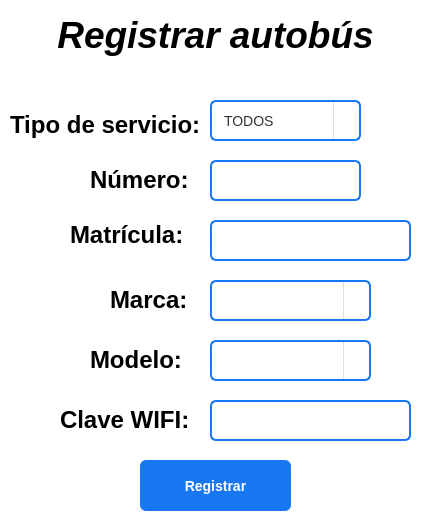
<?xml version="1.0" encoding="UTF-8"?>
<ui version="4.0">
 <class>Dialog</class>
 <widget class="QDialog" name="Dialog">
  <property name="geometry">
   <rect>
    <x>0</x>
    <y>0</y>
    <width>429</width>
    <height>532</height>
   </rect>
  </property>
  <property name="windowTitle">
   <string>Dialog</string>
  </property>
  <property name="styleSheet">
   <string notr="true">background-color: rgb(255, 255, 255);</string>
  </property>
  <widget class="QLabel" name="label_estatico_titulo">
   <property name="geometry">
    <rect>
     <x>50</x>
     <y>10</y>
     <width>331</width>
     <height>51</height>
    </rect>
   </property>
   <property name="text">
    <string>&lt;html&gt;&lt;head/&gt;&lt;body&gt;&lt;p align=&quot;center&quot;&gt;&lt;span style=&quot; font-size:28pt; font-weight:700; font-style:italic;&quot;&gt;Registrar autobús&lt;/span&gt;&lt;/p&gt;&lt;/body&gt;&lt;/html&gt;</string>
   </property>
  </widget>
  <widget class="QLabel" name="label_estatico_numerodeautobus">
   <property name="geometry">
    <rect>
     <x>90</x>
     <y>150</y>
     <width>121</width>
     <height>61</height>
    </rect>
   </property>
   <property name="text">
    <string>&lt;html&gt;&lt;head/&gt;&lt;body&gt;&lt;p&gt;&lt;span style=&quot; font-size:18pt; font-weight:700;&quot;&gt;Número:&lt;/span&gt;&lt;/p&gt;&lt;/body&gt;&lt;/html&gt;</string>
   </property>
  </widget>
  <widget class="QLabel" name="label_estatico_marca">
   <property name="geometry">
    <rect>
     <x>110</x>
     <y>270</y>
     <width>91</width>
     <height>61</height>
    </rect>
   </property>
   <property name="text">
    <string>&lt;html&gt;&lt;head/&gt;&lt;body&gt;&lt;p&gt;&lt;span style=&quot; font-size:18pt; font-weight:700;&quot;&gt;Marca:&lt;/span&gt;&lt;/p&gt;&lt;/body&gt;&lt;/html&gt;</string>
   </property>
  </widget>
  <widget class="QLabel" name="label_estatico_titulo_4">
   <property name="geometry">
    <rect>
     <x>90</x>
     <y>330</y>
     <width>101</width>
     <height>61</height>
    </rect>
   </property>
   <property name="text">
    <string>&lt;html&gt;&lt;head/&gt;&lt;body&gt;&lt;p&gt;&lt;span style=&quot; font-size:18pt; font-weight:700;&quot;&gt;Modelo:&lt;/span&gt;&lt;/p&gt;&lt;/body&gt;&lt;/html&gt;</string>
   </property>
  </widget>
  <widget class="QLabel" name="label_estatico_matricula">
   <property name="geometry">
    <rect>
     <x>70</x>
     <y>210</y>
     <width>121</width>
     <height>51</height>
    </rect>
   </property>
   <property name="text">
    <string>&lt;html&gt;&lt;head/&gt;&lt;body&gt;&lt;p&gt;&lt;span style=&quot; font-size:18pt; font-weight:700;&quot;&gt;Matrícula:&lt;/span&gt;&lt;/p&gt;&lt;/body&gt;&lt;/html&gt;</string>
   </property>
  </widget>
  <widget class="QLabel" name="label_estatico_tipoAutobus">
   <property name="geometry">
    <rect>
     <x>10</x>
     <y>100</y>
     <width>201</width>
     <height>51</height>
    </rect>
   </property>
   <property name="text">
    <string>&lt;html&gt;&lt;head/&gt;&lt;body&gt;&lt;p&gt;&lt;span style=&quot; font-size:18pt; font-weight:700;&quot;&gt;Tipo de servicio:&lt;/span&gt;&lt;/p&gt;&lt;/body&gt;&lt;/html&gt;</string>
   </property>
  </widget>
  <widget class="QLabel" name="label_estatico_titulo_7">
   <property name="geometry">
    <rect>
     <x>60</x>
     <y>390</y>
     <width>131</width>
     <height>61</height>
    </rect>
   </property>
   <property name="text">
    <string>&lt;html&gt;&lt;head/&gt;&lt;body&gt;&lt;p&gt;&lt;span style=&quot; font-size:18pt; font-weight:700;&quot;&gt;Clave WIFI:&lt;/span&gt;&lt;/p&gt;&lt;/body&gt;&lt;/html&gt;</string>
   </property>
  </widget>
  <widget class="QPushButton" name="boton_registrarAutobus">
   <property name="geometry">
    <rect>
     <x>140</x>
     <y>460</y>
     <width>151</width>
     <height>51</height>
    </rect>
   </property>
   <property name="styleSheet">
    <string notr="true">QPushButton {
    background-color: #1877f2;  /* Azul de Facebook */
    color: white;
    font-weight: bold;
    border: none;
    padding: 8px 16px;
    border-radius: 6px;
    font-size: 14px;
}

QPushButton:hover {
    background-color: #166fe5;  /* Azul más oscuro al hacer hover */
}

QPushButton:pressed {
    background-color: #145dbf;  /* Azul aún más oscuro al presionar */
}</string>
   </property>
   <property name="text">
    <string>Registrar</string>
   </property>
  </widget>
  <widget class="QComboBox" name="comboBox_tiposdeautobus">
   <property name="geometry">
    <rect>
     <x>210</x>
     <y>100</y>
     <width>151</width>
     <height>41</height>
    </rect>
   </property>
   <property name="styleSheet">
    <string notr="true">QComboBox {
    border: 2px solid #1877f2;  /* Borde azul de Facebook */
    border-radius: 6px;
    padding: 8px 12px;
    font-size: 14px;
    background-color: white;
    color: #333333;
    min-width: 100px;
}

QComboBox:hover {
    border: 2px solid #166fe5;  /* Azul más oscuro al hacer hover */
}

QComboBox:focus {
    border: 2px solid #1877f2;
    background-color: #f8f9fa;  /* Fondo ligeramente más claro al enfocar */
}

QComboBox::drop-down {
    subcontrol-origin: padding;
    subcontrol-position: top right;
    width: 25px;
    border-left: 1px solid #dddfe2;
    border-top-right-radius: 4px;
    border-bottom-right-radius: 4px;
}

QComboBox::down-arrow {
    image: none;
    border-left: 4px solid transparent;
    border-right: 4px solid transparent;
    border-top: 4px solid #1877f2;
    width: 0px;
    height: 0px;
}

QComboBox::down-arrow:hover {
    border-top: 4px solid #166fe5;
}

QComboBox QAbstractItemView {
    border: 2px solid #1877f2;
    border-radius: 6px;
    background-color: white;
    selection-background-color: #1877f2;
    selection-color: white;
    outline: none;
}

QComboBox QAbstractItemView::item {
    padding: 8px 12px;
    border: none;
}

QComboBox QAbstractItemView::item:hover {
    background-color: #f0f2f5;
}

QComboBox QAbstractItemView::item:selected {
    background-color: #1877f2;
    color: white;
    font-weight: bold;
}

QComboBox:disabled {
    border: 2px solid #cccccc;
    background-color: #f5f5f5;
    color: #999999;
}

QComboBox::down-arrow:disabled {
    border-top: 4px solid #cccccc;
}</string>
   </property>
   <item>
    <property name="text">
     <string>TODOS</string>
    </property>
   </item>
   <item>
    <property name="text">
     <string>PLUS</string>
    </property>
   </item>
   <item>
    <property name="text">
     <string>PLATINO</string>
    </property>
   </item>
  </widget>
  <widget class="QLineEdit" name="lineEdit_numeroAutobus">
   <property name="geometry">
    <rect>
     <x>210</x>
     <y>160</y>
     <width>151</width>
     <height>41</height>
    </rect>
   </property>
   <property name="styleSheet">
    <string notr="true">QLineEdit {
    border: 2px solid #1877f2;  /* Borde azul de Facebook */
    border-radius: 6px;
    padding: 8px 12px;
    font-size: 14px;
    background-color: white;
    color: #333333;
    selection-background-color: #1877f2;
}

QLineEdit:focus {
    border: 2px solid #1877f2;  /* Mantener el mismo color al enfocar */
    background-color: #f8f9fa;  /* Fondo ligeramente más claro al enfocar */
}

QLineEdit:hover {
    border: 2px solid #166fe5;  /* Azul más oscuro al hacer hover */
}

QLineEdit:disabled {
    border: 2px solid #cccccc;
    background-color: #f5f5f5;
    color: #999999;
}</string>
   </property>
  </widget>
  <widget class="QLineEdit" name="lineEdit_matriculaAutobus">
   <property name="geometry">
    <rect>
     <x>210</x>
     <y>220</y>
     <width>201</width>
     <height>41</height>
    </rect>
   </property>
   <property name="styleSheet">
    <string notr="true">QLineEdit {
    border: 2px solid #1877f2;  /* Borde azul de Facebook */
    border-radius: 6px;
    padding: 8px 12px;
    font-size: 14px;
    background-color: white;
    color: #333333;
    selection-background-color: #1877f2;
}

QLineEdit:focus {
    border: 2px solid #1877f2;  /* Mantener el mismo color al enfocar */
    background-color: #f8f9fa;  /* Fondo ligeramente más claro al enfocar */
}

QLineEdit:hover {
    border: 2px solid #166fe5;  /* Azul más oscuro al hacer hover */
}

QLineEdit:disabled {
    border: 2px solid #cccccc;
    background-color: #f5f5f5;
    color: #999999;
}</string>
   </property>
  </widget>
  <widget class="QComboBox" name="comboBox_marcaAutobus">
   <property name="geometry">
    <rect>
     <x>210</x>
     <y>280</y>
     <width>161</width>
     <height>41</height>
    </rect>
   </property>
   <property name="styleSheet">
    <string notr="true">QComboBox {
    border: 2px solid #1877f2;  /* Borde azul de Facebook */
    border-radius: 6px;
    padding: 8px 12px;
    font-size: 14px;
    background-color: white;
    color: #333333;
    min-width: 100px;
}

QComboBox:hover {
    border: 2px solid #166fe5;  /* Azul más oscuro al hacer hover */
}

QComboBox:focus {
    border: 2px solid #1877f2;
    background-color: #f8f9fa;  /* Fondo ligeramente más claro al enfocar */
}

QComboBox::drop-down {
    subcontrol-origin: padding;
    subcontrol-position: top right;
    width: 25px;
    border-left: 1px solid #dddfe2;
    border-top-right-radius: 4px;
    border-bottom-right-radius: 4px;
}

QComboBox::down-arrow {
    image: none;
    border-left: 4px solid transparent;
    border-right: 4px solid transparent;
    border-top: 4px solid #1877f2;
    width: 0px;
    height: 0px;
}

QComboBox::down-arrow:hover {
    border-top: 4px solid #166fe5;
}

QComboBox QAbstractItemView {
    border: 2px solid #1877f2;
    border-radius: 6px;
    background-color: white;
    selection-background-color: #1877f2;
    selection-color: white;
    outline: none;
}

QComboBox QAbstractItemView::item {
    padding: 8px 12px;
    border: none;
}

QComboBox QAbstractItemView::item:hover {
    background-color: #f0f2f5;
}

QComboBox QAbstractItemView::item:selected {
    background-color: #1877f2;
    color: white;
    font-weight: bold;
}

QComboBox:disabled {
    border: 2px solid #cccccc;
    background-color: #f5f5f5;
    color: #999999;
}

QComboBox::down-arrow:disabled {
    border-top: 4px solid #cccccc;
}</string>
   </property>
  </widget>
  <widget class="QComboBox" name="comboBox_modeloAutobus">
   <property name="geometry">
    <rect>
     <x>210</x>
     <y>340</y>
     <width>161</width>
     <height>41</height>
    </rect>
   </property>
   <property name="styleSheet">
    <string notr="true">QComboBox {
    border: 2px solid #1877f2;  /* Borde azul de Facebook */
    border-radius: 6px;
    padding: 8px 12px;
    font-size: 14px;
    background-color: white;
    color: #333333;
    min-width: 100px;
}

QComboBox:hover {
    border: 2px solid #166fe5;  /* Azul más oscuro al hacer hover */
}

QComboBox:focus {
    border: 2px solid #1877f2;
    background-color: #f8f9fa;  /* Fondo ligeramente más claro al enfocar */
}

QComboBox::drop-down {
    subcontrol-origin: padding;
    subcontrol-position: top right;
    width: 25px;
    border-left: 1px solid #dddfe2;
    border-top-right-radius: 4px;
    border-bottom-right-radius: 4px;
}

QComboBox::down-arrow {
    image: none;
    border-left: 4px solid transparent;
    border-right: 4px solid transparent;
    border-top: 4px solid #1877f2;
    width: 0px;
    height: 0px;
}

QComboBox::down-arrow:hover {
    border-top: 4px solid #166fe5;
}

QComboBox QAbstractItemView {
    border: 2px solid #1877f2;
    border-radius: 6px;
    background-color: white;
    selection-background-color: #1877f2;
    selection-color: white;
    outline: none;
}

QComboBox QAbstractItemView::item {
    padding: 8px 12px;
    border: none;
}

QComboBox QAbstractItemView::item:hover {
    background-color: #f0f2f5;
}

QComboBox QAbstractItemView::item:selected {
    background-color: #1877f2;
    color: white;
    font-weight: bold;
}

QComboBox:disabled {
    border: 2px solid #cccccc;
    background-color: #f5f5f5;
    color: #999999;
}

QComboBox::down-arrow:disabled {
    border-top: 4px solid #cccccc;
}</string>
   </property>
  </widget>
  <widget class="QLineEdit" name="lineEdit_claveWIFIAutobus">
   <property name="geometry">
    <rect>
     <x>210</x>
     <y>400</y>
     <width>201</width>
     <height>41</height>
    </rect>
   </property>
   <property name="styleSheet">
    <string notr="true">QLineEdit {
    border: 2px solid #1877f2;  /* Borde azul de Facebook */
    border-radius: 6px;
    padding: 8px 12px;
    font-size: 14px;
    background-color: white;
    color: #333333;
    selection-background-color: #1877f2;
}

QLineEdit:focus {
    border: 2px solid #1877f2;  /* Mantener el mismo color al enfocar */
    background-color: #f8f9fa;  /* Fondo ligeramente más claro al enfocar */
}

QLineEdit:hover {
    border: 2px solid #166fe5;  /* Azul más oscuro al hacer hover */
}

QLineEdit:disabled {
    border: 2px solid #cccccc;
    background-color: #f5f5f5;
    color: #999999;
}</string>
   </property>
  </widget>
 </widget>
 <resources/>
 <connections/>
</ui>
